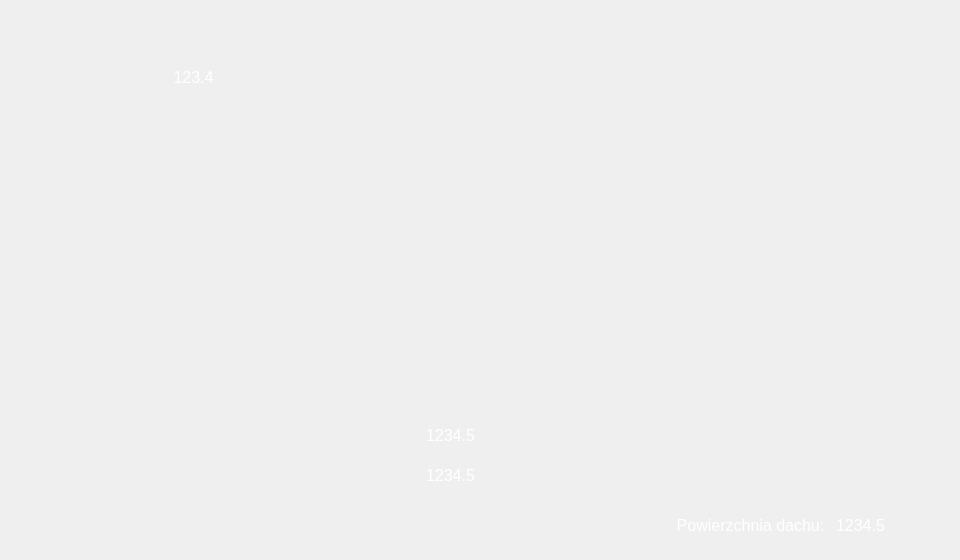
   <widget class="QWidget" name="Front">
    <property name="styleSheet">
     <string notr="true"/>
    </property>
    <attribute name="title">
     <string>Przód</string>
    </attribute>
    <widget class="QLabel" name="frontRafterDistance">
     <property name="geometry">
      <rect>
       <x>153</x>
       <y>62</y>
       <width>81</width>
       <height>31</height>
      </rect>
     </property>
     <property name="palette">
      <palette>
       <active>
        <colorrole role="WindowText">
         <brush brushstyle="SolidPattern">
          <color alpha="255">
           <red>255</red>
           <green>255</green>
           <blue>255</blue>
          </color>
         </brush>
        </colorrole>
        <colorrole role="Button">
         <brush brushstyle="SolidPattern">
          <color alpha="255">
           <red>33</red>
           <green>40</green>
           <blue>48</blue>
          </color>
         </brush>
        </colorrole>
        <colorrole role="Base">
         <brush brushstyle="SolidPattern">
          <color alpha="255">
           <red>33</red>
           <green>40</green>
           <blue>48</blue>
          </color>
         </brush>
        </colorrole>
        <colorrole role="Window">
         <brush brushstyle="SolidPattern">
          <color alpha="255">
           <red>33</red>
           <green>40</green>
           <blue>48</blue>
          </color>
         </brush>
        </colorrole>
        <colorrole role="ToolTipText">
         <brush brushstyle="SolidPattern">
          <color alpha="255">
           <red>33</red>
           <green>40</green>
           <blue>48</blue>
          </color>
         </brush>
        </colorrole>
       </active>
       <inactive>
        <colorrole role="WindowText">
         <brush brushstyle="SolidPattern">
          <color alpha="255">
           <red>255</red>
           <green>255</green>
           <blue>255</blue>
          </color>
         </brush>
        </colorrole>
        <colorrole role="Button">
         <brush brushstyle="SolidPattern">
          <color alpha="255">
           <red>33</red>
           <green>40</green>
           <blue>48</blue>
          </color>
         </brush>
        </colorrole>
        <colorrole role="Base">
         <brush brushstyle="SolidPattern">
          <color alpha="255">
           <red>33</red>
           <green>40</green>
           <blue>48</blue>
          </color>
         </brush>
        </colorrole>
        <colorrole role="Window">
         <brush brushstyle="SolidPattern">
          <color alpha="255">
           <red>33</red>
           <green>40</green>
           <blue>48</blue>
          </color>
         </brush>
        </colorrole>
        <colorrole role="ToolTipText">
         <brush brushstyle="SolidPattern">
          <color alpha="255">
           <red>33</red>
           <green>40</green>
           <blue>48</blue>
          </color>
         </brush>
        </colorrole>
       </inactive>
       <disabled>
        <colorrole role="WindowText">
         <brush brushstyle="SolidPattern">
          <color alpha="255">
           <red>120</red>
           <green>120</green>
           <blue>120</blue>
          </color>
         </brush>
        </colorrole>
        <colorrole role="Button">
         <brush brushstyle="SolidPattern">
          <color alpha="255">
           <red>33</red>
           <green>40</green>
           <blue>48</blue>
          </color>
         </brush>
        </colorrole>
        <colorrole role="Base">
         <brush brushstyle="SolidPattern">
          <color alpha="255">
           <red>33</red>
           <green>40</green>
           <blue>48</blue>
          </color>
         </brush>
        </colorrole>
        <colorrole role="Window">
         <brush brushstyle="SolidPattern">
          <color alpha="255">
           <red>33</red>
           <green>40</green>
           <blue>48</blue>
          </color>
         </brush>
        </colorrole>
        <colorrole role="ToolTipText">
         <brush brushstyle="SolidPattern">
          <color alpha="255">
           <red>33</red>
           <green>40</green>
           <blue>48</blue>
          </color>
         </brush>
        </colorrole>
       </disabled>
      </palette>
     </property>
     <property name="font">
      <font>
       <pointsize>12</pointsize>
      </font>
     </property>
     <property name="frameShape">
      <enum>QFrame::NoFrame</enum>
     </property>
     <property name="text">
      <string>123.4</string>
     </property>
     <property name="textFormat">
      <enum>Qt::PlainText</enum>
     </property>
     <property name="alignment">
      <set>Qt::AlignCenter</set>
     </property>
    </widget>
    <widget class="QLabel" name="frontLabelPicture">
     <property name="geometry">
      <rect>
       <x>0</x>
       <y>0</y>
       <width>951</width>
       <height>551</height>
      </rect>
     </property>
     <property name="text">
      <string/>
     </property>
     <property name="pixmap">
      <pixmap resource="../resources.qrc">:/res/ResultTrussFront.PNG</pixmap>
     </property>
     <property name="scaledContents">
      <bool>true</bool>
     </property>
    </widget>
    <widget class="QLabel" name="frontTrussWidth">
     <property name="geometry">
      <rect>
       <x>410</x>
       <y>460</y>
       <width>81</width>
       <height>31</height>
      </rect>
     </property>
     <property name="palette">
      <palette>
       <active>
        <colorrole role="WindowText">
         <brush brushstyle="SolidPattern">
          <color alpha="255">
           <red>255</red>
           <green>255</green>
           <blue>255</blue>
          </color>
         </brush>
        </colorrole>
        <colorrole role="Button">
         <brush brushstyle="SolidPattern">
          <color alpha="255">
           <red>33</red>
           <green>40</green>
           <blue>48</blue>
          </color>
         </brush>
        </colorrole>
        <colorrole role="Base">
         <brush brushstyle="SolidPattern">
          <color alpha="255">
           <red>33</red>
           <green>40</green>
           <blue>48</blue>
          </color>
         </brush>
        </colorrole>
        <colorrole role="Window">
         <brush brushstyle="SolidPattern">
          <color alpha="255">
           <red>33</red>
           <green>40</green>
           <blue>48</blue>
          </color>
         </brush>
        </colorrole>
       </active>
       <inactive>
        <colorrole role="WindowText">
         <brush brushstyle="SolidPattern">
          <color alpha="255">
           <red>255</red>
           <green>255</green>
           <blue>255</blue>
          </color>
         </brush>
        </colorrole>
        <colorrole role="Button">
         <brush brushstyle="SolidPattern">
          <color alpha="255">
           <red>33</red>
           <green>40</green>
           <blue>48</blue>
          </color>
         </brush>
        </colorrole>
        <colorrole role="Base">
         <brush brushstyle="SolidPattern">
          <color alpha="255">
           <red>33</red>
           <green>40</green>
           <blue>48</blue>
          </color>
         </brush>
        </colorrole>
        <colorrole role="Window">
         <brush brushstyle="SolidPattern">
          <color alpha="255">
           <red>33</red>
           <green>40</green>
           <blue>48</blue>
          </color>
         </brush>
        </colorrole>
       </inactive>
       <disabled>
        <colorrole role="WindowText">
         <brush brushstyle="SolidPattern">
          <color alpha="255">
           <red>120</red>
           <green>120</green>
           <blue>120</blue>
          </color>
         </brush>
        </colorrole>
        <colorrole role="Button">
         <brush brushstyle="SolidPattern">
          <color alpha="255">
           <red>33</red>
           <green>40</green>
           <blue>48</blue>
          </color>
         </brush>
        </colorrole>
        <colorrole role="Base">
         <brush brushstyle="SolidPattern">
          <color alpha="255">
           <red>33</red>
           <green>40</green>
           <blue>48</blue>
          </color>
         </brush>
        </colorrole>
        <colorrole role="Window">
         <brush brushstyle="SolidPattern">
          <color alpha="255">
           <red>33</red>
           <green>40</green>
           <blue>48</blue>
          </color>
         </brush>
        </colorrole>
       </disabled>
      </palette>
     </property>
     <property name="font">
      <font>
       <pointsize>12</pointsize>
      </font>
     </property>
     <property name="frameShape">
      <enum>QFrame::NoFrame</enum>
     </property>
     <property name="text">
      <string>1234.5</string>
     </property>
     <property name="textFormat">
      <enum>Qt::PlainText</enum>
     </property>
     <property name="alignment">
      <set>Qt::AlignCenter</set>
     </property>
    </widget>
    <widget class="QLabel" name="frontBuildingLength">
     <property name="geometry">
      <rect>
       <x>410</x>
       <y>420</y>
       <width>81</width>
       <height>31</height>
      </rect>
     </property>
     <property name="palette">
      <palette>
       <active>
        <colorrole role="WindowText">
         <brush brushstyle="SolidPattern">
          <color alpha="255">
           <red>255</red>
           <green>255</green>
           <blue>255</blue>
          </color>
         </brush>
        </colorrole>
        <colorrole role="Button">
         <brush brushstyle="SolidPattern">
          <color alpha="255">
           <red>33</red>
           <green>40</green>
           <blue>48</blue>
          </color>
         </brush>
        </colorrole>
        <colorrole role="Base">
         <brush brushstyle="SolidPattern">
          <color alpha="255">
           <red>33</red>
           <green>40</green>
           <blue>48</blue>
          </color>
         </brush>
        </colorrole>
        <colorrole role="Window">
         <brush brushstyle="SolidPattern">
          <color alpha="255">
           <red>33</red>
           <green>40</green>
           <blue>48</blue>
          </color>
         </brush>
        </colorrole>
       </active>
       <inactive>
        <colorrole role="WindowText">
         <brush brushstyle="SolidPattern">
          <color alpha="255">
           <red>255</red>
           <green>255</green>
           <blue>255</blue>
          </color>
         </brush>
        </colorrole>
        <colorrole role="Button">
         <brush brushstyle="SolidPattern">
          <color alpha="255">
           <red>33</red>
           <green>40</green>
           <blue>48</blue>
          </color>
         </brush>
        </colorrole>
        <colorrole role="Base">
         <brush brushstyle="SolidPattern">
          <color alpha="255">
           <red>33</red>
           <green>40</green>
           <blue>48</blue>
          </color>
         </brush>
        </colorrole>
        <colorrole role="Window">
         <brush brushstyle="SolidPattern">
          <color alpha="255">
           <red>33</red>
           <green>40</green>
           <blue>48</blue>
          </color>
         </brush>
        </colorrole>
       </inactive>
       <disabled>
        <colorrole role="WindowText">
         <brush brushstyle="SolidPattern">
          <color alpha="255">
           <red>120</red>
           <green>120</green>
           <blue>120</blue>
          </color>
         </brush>
        </colorrole>
        <colorrole role="Button">
         <brush brushstyle="SolidPattern">
          <color alpha="255">
           <red>33</red>
           <green>40</green>
           <blue>48</blue>
          </color>
         </brush>
        </colorrole>
        <colorrole role="Base">
         <brush brushstyle="SolidPattern">
          <color alpha="255">
           <red>33</red>
           <green>40</green>
           <blue>48</blue>
          </color>
         </brush>
        </colorrole>
        <colorrole role="Window">
         <brush brushstyle="SolidPattern">
          <color alpha="255">
           <red>33</red>
           <green>40</green>
           <blue>48</blue>
          </color>
         </brush>
        </colorrole>
       </disabled>
      </palette>
     </property>
     <property name="font">
      <font>
       <pointsize>12</pointsize>
      </font>
     </property>
     <property name="frameShape">
      <enum>QFrame::NoFrame</enum>
     </property>
     <property name="frameShadow">
      <enum>QFrame::Plain</enum>
     </property>
     <property name="text">
      <string>1234.5</string>
     </property>
     <property name="textFormat">
      <enum>Qt::PlainText</enum>
     </property>
     <property name="alignment">
      <set>Qt::AlignCenter</set>
     </property>
    </widget>
    <widget class="QLabel" name="frontSurfaceArea">
     <property name="geometry">
      <rect>
       <x>820</x>
       <y>510</y>
       <width>81</width>
       <height>31</height>
      </rect>
     </property>
     <property name="palette">
      <palette>
       <active>
        <colorrole role="WindowText">
         <brush brushstyle="SolidPattern">
          <color alpha="255">
           <red>255</red>
           <green>255</green>
           <blue>255</blue>
          </color>
         </brush>
        </colorrole>
        <colorrole role="Button">
         <brush brushstyle="SolidPattern">
          <color alpha="255">
           <red>33</red>
           <green>40</green>
           <blue>48</blue>
          </color>
         </brush>
        </colorrole>
        <colorrole role="Base">
         <brush brushstyle="SolidPattern">
          <color alpha="255">
           <red>33</red>
           <green>40</green>
           <blue>48</blue>
          </color>
         </brush>
        </colorrole>
        <colorrole role="Window">
         <brush brushstyle="SolidPattern">
          <color alpha="255">
           <red>33</red>
           <green>40</green>
           <blue>48</blue>
          </color>
         </brush>
        </colorrole>
       </active>
       <inactive>
        <colorrole role="WindowText">
         <brush brushstyle="SolidPattern">
          <color alpha="255">
           <red>255</red>
           <green>255</green>
           <blue>255</blue>
          </color>
         </brush>
        </colorrole>
        <colorrole role="Button">
         <brush brushstyle="SolidPattern">
          <color alpha="255">
           <red>33</red>
           <green>40</green>
           <blue>48</blue>
          </color>
         </brush>
        </colorrole>
        <colorrole role="Base">
         <brush brushstyle="SolidPattern">
          <color alpha="255">
           <red>33</red>
           <green>40</green>
           <blue>48</blue>
          </color>
         </brush>
        </colorrole>
        <colorrole role="Window">
         <brush brushstyle="SolidPattern">
          <color alpha="255">
           <red>33</red>
           <green>40</green>
           <blue>48</blue>
          </color>
         </brush>
        </colorrole>
       </inactive>
       <disabled>
        <colorrole role="WindowText">
         <brush brushstyle="SolidPattern">
          <color alpha="255">
           <red>120</red>
           <green>120</green>
           <blue>120</blue>
          </color>
         </brush>
        </colorrole>
        <colorrole role="Button">
         <brush brushstyle="SolidPattern">
          <color alpha="255">
           <red>33</red>
           <green>40</green>
           <blue>48</blue>
          </color>
         </brush>
        </colorrole>
        <colorrole role="Base">
         <brush brushstyle="SolidPattern">
          <color alpha="255">
           <red>33</red>
           <green>40</green>
           <blue>48</blue>
          </color>
         </brush>
        </colorrole>
        <colorrole role="Window">
         <brush brushstyle="SolidPattern">
          <color alpha="255">
           <red>33</red>
           <green>40</green>
           <blue>48</blue>
          </color>
         </brush>
        </colorrole>
       </disabled>
      </palette>
     </property>
     <property name="font">
      <font>
       <pointsize>12</pointsize>
      </font>
     </property>
     <property name="frameShape">
      <enum>QFrame::NoFrame</enum>
     </property>
     <property name="frameShadow">
      <enum>QFrame::Plain</enum>
     </property>
     <property name="text">
      <string>1234.5</string>
     </property>
     <property name="textFormat">
      <enum>Qt::PlainText</enum>
     </property>
     <property name="alignment">
      <set>Qt::AlignCenter</set>
     </property>
    </widget>
    <widget class="QLabel" name="frontLabelSurface">
     <property name="geometry">
      <rect>
       <x>670</x>
       <y>510</y>
       <width>161</width>
       <height>31</height>
      </rect>
     </property>
     <property name="palette">
      <palette>
       <active>
        <colorrole role="WindowText">
         <brush brushstyle="SolidPattern">
          <color alpha="255">
           <red>255</red>
           <green>255</green>
           <blue>255</blue>
          </color>
         </brush>
        </colorrole>
        <colorrole role="Button">
         <brush brushstyle="SolidPattern">
          <color alpha="255">
           <red>33</red>
           <green>40</green>
           <blue>48</blue>
          </color>
         </brush>
        </colorrole>
        <colorrole role="Base">
         <brush brushstyle="SolidPattern">
          <color alpha="255">
           <red>33</red>
           <green>40</green>
           <blue>48</blue>
          </color>
         </brush>
        </colorrole>
        <colorrole role="Window">
         <brush brushstyle="SolidPattern">
          <color alpha="255">
           <red>33</red>
           <green>40</green>
           <blue>48</blue>
          </color>
         </brush>
        </colorrole>
       </active>
       <inactive>
        <colorrole role="WindowText">
         <brush brushstyle="SolidPattern">
          <color alpha="255">
           <red>255</red>
           <green>255</green>
           <blue>255</blue>
          </color>
         </brush>
        </colorrole>
        <colorrole role="Button">
         <brush brushstyle="SolidPattern">
          <color alpha="255">
           <red>33</red>
           <green>40</green>
           <blue>48</blue>
          </color>
         </brush>
        </colorrole>
        <colorrole role="Base">
         <brush brushstyle="SolidPattern">
          <color alpha="255">
           <red>33</red>
           <green>40</green>
           <blue>48</blue>
          </color>
         </brush>
        </colorrole>
        <colorrole role="Window">
         <brush brushstyle="SolidPattern">
          <color alpha="255">
           <red>33</red>
           <green>40</green>
           <blue>48</blue>
          </color>
         </brush>
        </colorrole>
       </inactive>
       <disabled>
        <colorrole role="WindowText">
         <brush brushstyle="SolidPattern">
          <color alpha="255">
           <red>120</red>
           <green>120</green>
           <blue>120</blue>
          </color>
         </brush>
        </colorrole>
        <colorrole role="Button">
         <brush brushstyle="SolidPattern">
          <color alpha="255">
           <red>33</red>
           <green>40</green>
           <blue>48</blue>
          </color>
         </brush>
        </colorrole>
        <colorrole role="Base">
         <brush brushstyle="SolidPattern">
          <color alpha="255">
           <red>33</red>
           <green>40</green>
           <blue>48</blue>
          </color>
         </brush>
        </colorrole>
        <colorrole role="Window">
         <brush brushstyle="SolidPattern">
          <color alpha="255">
           <red>33</red>
           <green>40</green>
           <blue>48</blue>
          </color>
         </brush>
        </colorrole>
       </disabled>
      </palette>
     </property>
     <property name="font">
      <font>
       <pointsize>12</pointsize>
      </font>
     </property>
     <property name="frameShape">
      <enum>QFrame::NoFrame</enum>
     </property>
     <property name="frameShadow">
      <enum>QFrame::Plain</enum>
     </property>
     <property name="text">
      <string>Powierzchnia dachu:</string>
     </property>
     <property name="textFormat">
      <enum>Qt::PlainText</enum>
     </property>
     <property name="alignment">
      <set>Qt::AlignCenter</set>
     </property>
    </widget>
    <zorder>frontLabelPicture</zorder>
    <zorder>frontTrussWidth</zorder>
    <zorder>frontRafterDistance</zorder>
    <zorder>frontBuildingLength</zorder>
    <zorder>frontSurfaceArea</zorder>
    <zorder>frontLabelSurface</zorder>
   </widget>
